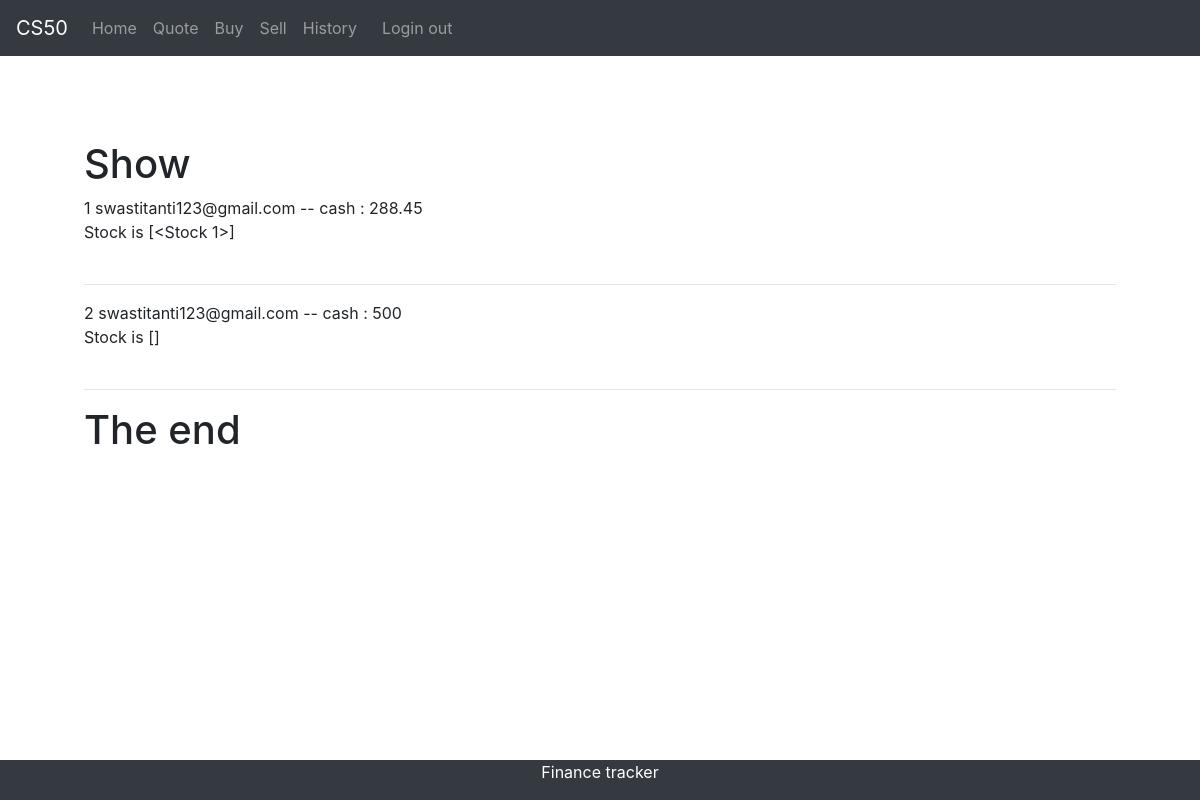
The page /show on the database as committed earlier.
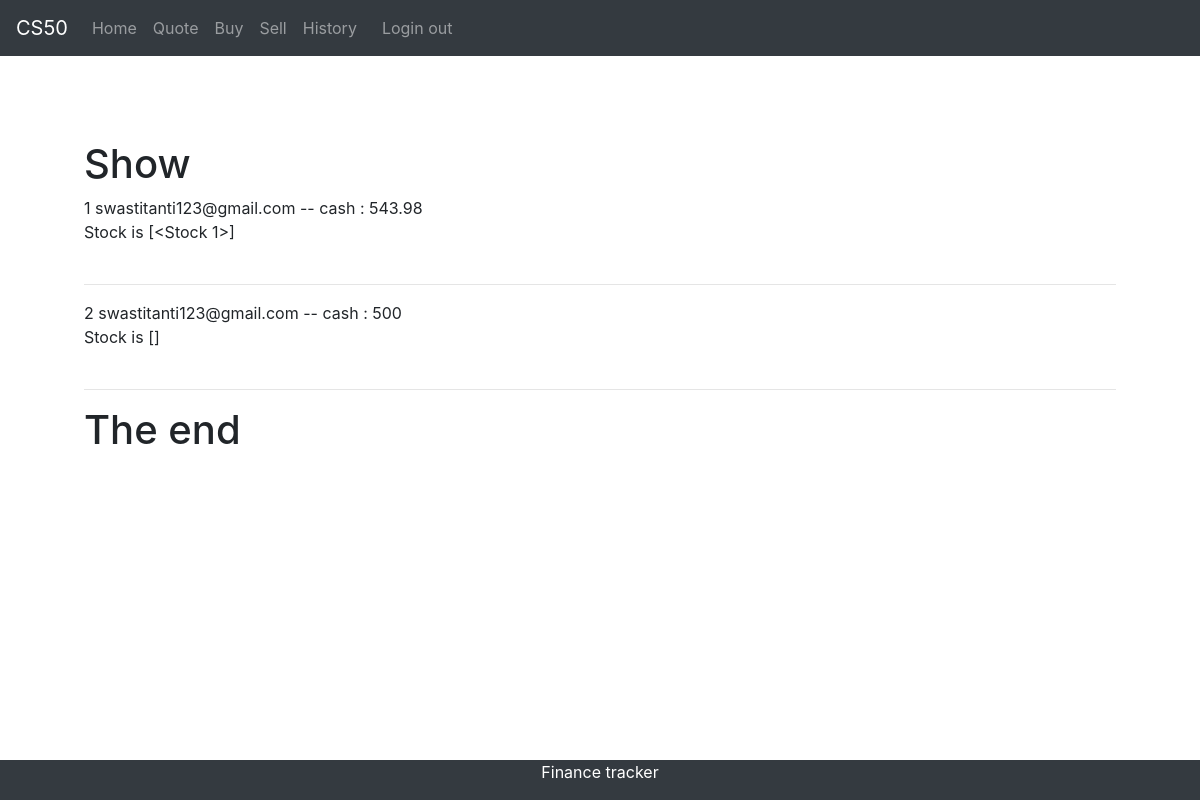
The same page on the database as committed later.
### main.py (models this page shows)
class User(db.Model):
    id = db.Column(db.Integer, primary_key=True)
    email = db.Column(db.String(50))
    password = db.Column(db.String(100))
    cash_in_hand = db.Column(db.Integer, default=500)
    stock = db.relationship('Stock', backref='owner')

### main.py (the view)
@app.route('/show')
def show():
    show_user = User.query.all()
    return render_template('show.html', show_user=show_user)

### templates/show.html
{% extends "base.html"%} {% block content%}
<h1>Show</h1> {% for i in show_user %} {{i.id}} {{ i.email }} -- cash : {{i.cash_in_hand}}
<br> Stock is {{i.stock}}
<br>
<br>
<hr> {% endfor %}
<h1>The end</h1> {% endblock%}

Rows that differ between the two databases and show on the page:
changed User id 1: cash_in_hand "288.45" → "543.98"
